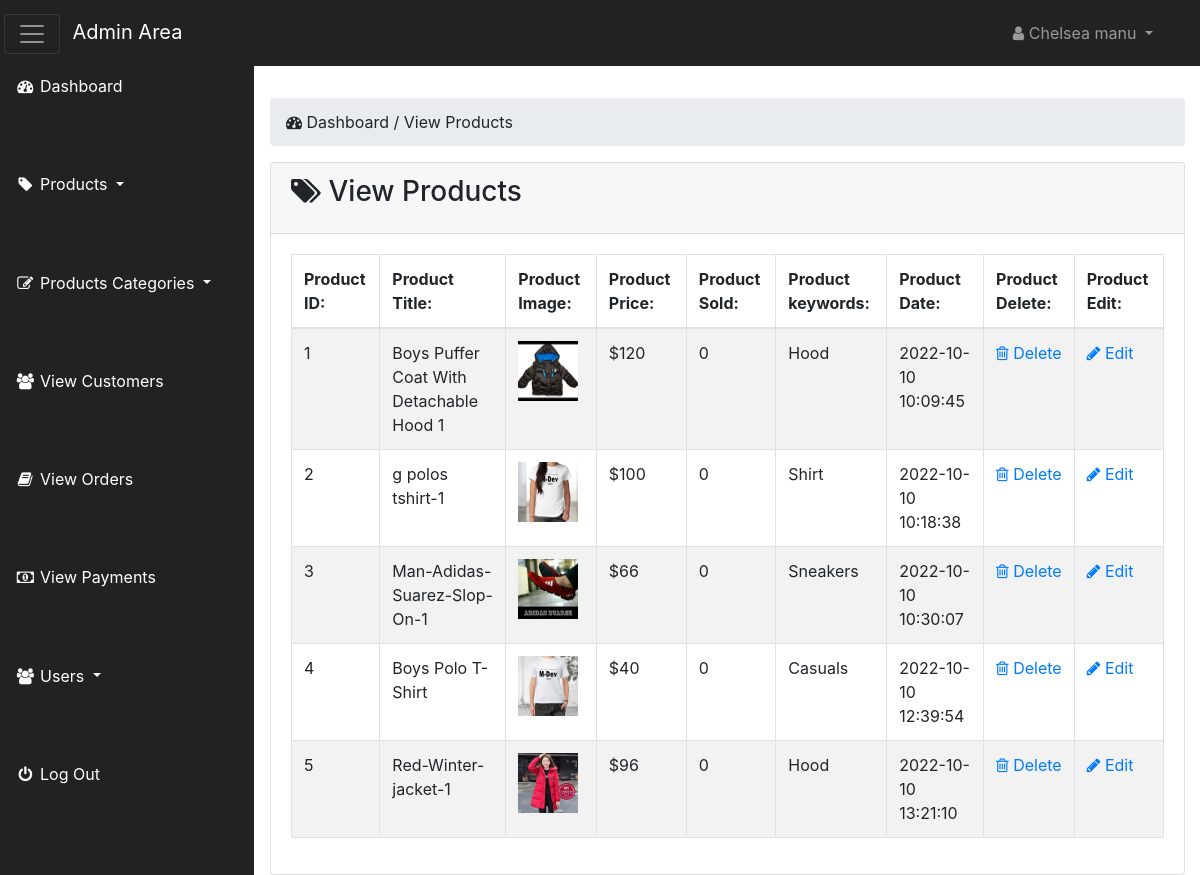
/admin_area/index.php?view_products (signed in), run on the app's committed database.
### tables this page shows
CREATE TABLE `products` (
  `product_id` int(100) NOT NULL,
  `p_cat_id` int(100) NOT NULL,
  `cat_id` int(100) NOT NULL,
  `date` timestamp NOT NULL DEFAULT current_timestamp() ON UPDATE current_timestamp(),
  `product_title` text NOT NULL,
  `product_img1` text NOT NULL,
  `product_img2` text NOT NULL,
  `product_img3` text NOT NULL,
  `product_price` int(100) NOT NULL,
  `product_keywords` text NOT NULL,
  `product_desc` text NOT NULL
);

### admin_area/view_products.php (the view)
<?php
   if(!isset($_SESSION['admin_email'])) {
    echo "<script> window.open('login.php','_self') </script>";
   }
   else{
?>
<div class="row">
    <div class="col-lg-12 mt-5">
        <ol class="breadcrumb">
            <li class="active">
                <i class="fa fa-dashboard"></i> Dashboard / View Products
            </li>
        </ol>
    </div>
</div>
<div class="row">
    <div class="col-lg-12">
        <div class="card">
            <div class="card-header">
                <h3 class="card-title">
                  <i class="fa fa-tags"></i> View Products
                </h3>
            </div>
            <div class="card-body">
                <div class="table-responsive">
                    <table class="table table-striped table-bordered table-hover">
                        <thead>
                            <tr>
                                <th> Product ID: </th>
                                <th> Product Title: </th>
                                <th> Product Image: </th>
                                <th> Product Price: </th>
                                <th> Product Sold: </th>
                                <th> Product keywords: </th>
                                <th> Product Date: </th>
                                <th> Product Delete: </th>
                                <th> Product Edit: </th>
                            </tr>
                        </thead>
                        <tbody>
                          <?php
                           $i=0;
                           $get_pro = "select * from products";
                           $run_pro = mysqli_query($con,$get_pro);
                           while($row_pro = mysqli_fetch_array($run_pro)) {
                             $pro_id = $row_pro['product_id'];
                             $pro_title = $row_pro['product_title'];
                             $pro_img1 = $row_pro['product_img1'];
                             $pro_price = $row_pro['product_price'];
                             $pro_keywords = $row_pro['product_keywords'];
                             $pro_date = $row_pro['date'];
                             $i++;
                          ?>
                          <tr>
                              <td> <?php echo $i; ?> </td>
                              <td> <?php echo $pro_title; ?> </td>
                              <td> <img src="product_images/<?php echo $pro_img1; ?>" alt="" width="60" height="60"> </td>
                              <td> $<?php echo $pro_price; ?> </td>
                              <td> <?php
                                 $get_sold = "select * from pending_orders where product_id='$pro_id'";
                                 $run_sold = mysqli_query($con,$get_sold);
                                 $count = mysqli_num_rows($run_sold);
                                 echo $count;
                              ?> </td>
                              <td> <?php echo $pro_keywords ?> </td>
                              <td> <?php echo $pro_date ?> </td>
                              <td>
                                  <a href="index.php?delete_product=<?php echo $pro_id; ?>">
                                     <i class="fa fa-trash-o"></i> Delete
                                  </a>
                             </td>
                              <td>
                                  <a href="index.php?edit_product=<?php echo $pro_id; ?>">
                                    <i class="fa fa-pencil"></i> Edit
                                  </a>
                              </td>
                          </tr>
                         <?php } ?>
                        </tbody>
                    </table>
                </div>
            </div>
        </div>
    </div>
</div>
<?php } ?>

### admin_area/includes/sidebar.php (shortened to what this page needs)
<?php
   if(!isset($_SESSION['admin_email'])) {
    echo "<script> window.open('login.php','_self') </script>";
   }
   else{
?>
<nav class="navbar navbar-inverse fixed-top navbar-dark bg-dark" id="first-nav">
    <div class="navbar-header">
        <button class="navbar-toggler mr-2" id="basttoggle" type="button" data-toggle="collapse" data-target=".navbar-ex1-collapse">
            <span class="navbar-toggler-icon"></span>
        </button>
        <a href="index.php?dashboard" class="navbar-brand">Admin Area</a>
    </div>
    <ul class="nav navbar-right top-nav">
        <li class="nav-item dropdown">
            <a class="nav-link dropdown-toggle" href="#" data-toggle="dropdown">
               <i class="fa fa-user"></i> <?php echo $admin_name; ?>
            </a>
        </li>
    </ul>
    <div class=" navbar-collapse navbar-ex1-collapse">
        <ul class="nav side-nav" id="side-nav">
            <li>
                <a class="nav-link" href="index.php?dashboard">
                  <i class="fa fa-fw fa-dashboard"></i> Dashboard
                </a>
            </li>
            <li class="nav-item dropdown">
                <a class="nav-link dropdown-toggle" href="#" data-toggle="dropdown" data-target="#products">
                  <i class="fa fa-fw fa-tag"></i> Products
                </a>
            </li>
            <li class="nav-item dropdown">
                <a class="nav-link dropdown-toggle" href="#" data-toggle="dropdown" data-target="#products">
                  <i class="fa fa-fw fa-edit"></i> Products Categories
                </a>
            </li>
            <li>
                <a  class="nav-link" href="index.php?view_customers">
                  <i class="fa fa-fw fa-users"></i> View Customers
                </a>
            </li>
            <li>
                <a  class="nav-link" href="index.php?view_orders">
                  <i class="fa fa-fw fa-book"></i> View Orders
                </a>
            </li>
            <li>
                <a  class="nav-link" href="index.php?view_payments">
                  <i class="fa fa-fw fa-money"></i> View Payments
                </a>
            </li>
            <li class="nav-item dropdown">
                <a class="nav-link dropdown-toggle" href="#" data-toggle="dropdown" data-target="#products">
                  <i class="fa fa-fw fa-users"></i> Users
                </a>
            </li>
            <li>
                <a class="nav-link" href="logout.php">
                  <i class="fa fa-fw fa-power-off"></i> Log Out
                </a>
            </li>
        </ul>
    </div>
</nav>
<?php } ?>

### admin_area/css/style.css (style rules this page uses)
* { margin: 0; padding: 0; }
body { margin-top: 100px; }
@media (min-width:768px) { body { margin-top: 50px; } }
#first-nav { background-color: #222222 !important; }
#first-nav #basttoggle { margin-left: -12px; }
#first-nav .top-nav { margin:0 15px; }
.top-nav>li>a { color:#999999; line-height: 20px; padding-top: 15px; padding-bottom: 15px; }
#side-nav { margin: -17px !important; }
.side-nav>li { padding: 0; margin: 0; }
.side-nav>li>a { color: #ffffff; }
@media (min-width:768px) { .side-nav { position: fixed; top: 83px; bottom: 0; width: 255px; overflow-x: hidden; overflow-y: auto; background-color: #222222; padding-bottom: 40px; border-radius: 0; } }
@media (min-width:768px) { .side-nav>li>a { width: 255px; } }
.card-body { border-radius: 5px; }

### data on the page
products: product_title "Boys Puffer Coat With Detachable Hood 1", product_img1 (picture), product_price "120", count "0", product_keywords "Hood", date "2022-10-10 10:09:45"
products: product_title "g polos tshirt-1", product_img1 (picture), product_price "100", count "0", product_keywords "Shirt", date "2022-10-10 10:18:38"
products: product_title "Man-Adidas-Suarez-Slop-On-1", product_img1 (picture), product_price "66", count "0", product_keywords "Sneakers", date "2022-10-10 10:30:07"
products: product_title "Boys Polo T-Shirt", product_img1 (picture), product_price "40", count "0", product_keywords "Casuals", date "2022-10-10 12:39:54"
products: product_title "Red-Winter-jacket-1", product_img1 (picture), product_price "96", count "0", product_keywords "Hood", date "2022-10-10 13:21:10"

### other printed values
$admin_name "Chelsea manu"
